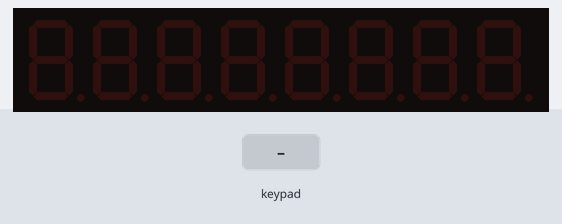
Recording of a sketch running on a simulated Arduino Uno, built with avr-gcc and run on an emulated ATmega328P. Shown: 8-digit seven-segment display. The test bench sets the inputs (shaded band). What the sketch prints to the serial monitor is not drawn.

Above: at 1.2 s.
1.3 s: keypad keys 5 4 3 2 pressed 0.4 s apart
At 2.8 s:
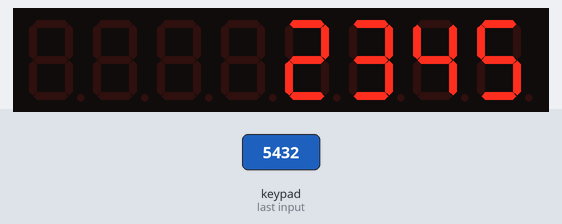
4.4 s: key '*' pressed
At 5.3 s:
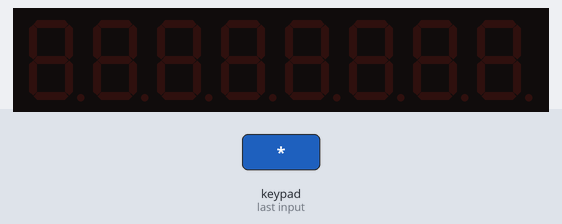
5.9 s: keypad keys 9 8 7 6 # pressed 0.4 s apart
At 8.5 s:
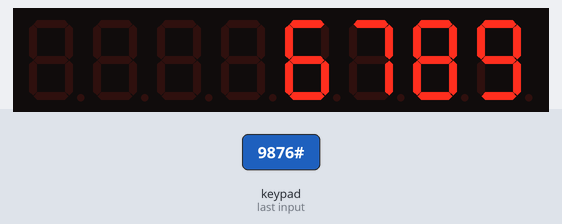
9.4 s: keypad keys 5 4 3 2 # pressed 0.4 s apart
At 11.3 s:
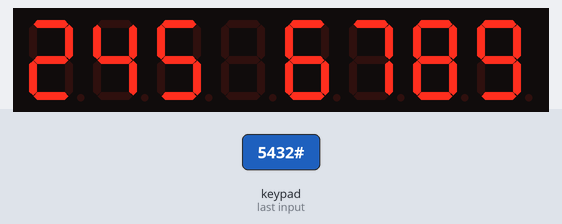
12.9 s: keypad keys 5 4 3 2 A pressed 0.4 s apart
At 13.1 s:
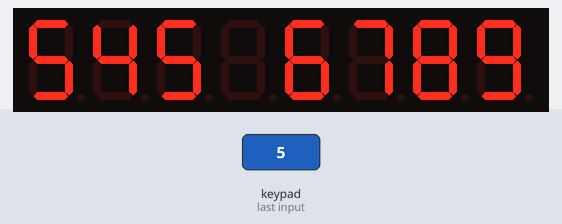
16.4 s: keypad keys 9 8 7 6 D pressed 0.4 s apart
At 17.4 s:
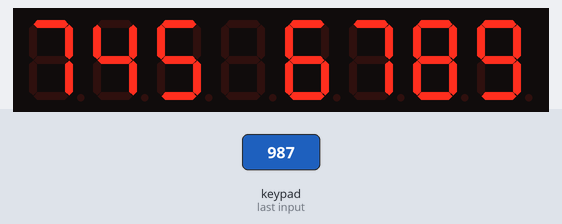
Timing chart, 0 to 19.4 s (numbered marks = the images above; inputs shaded):
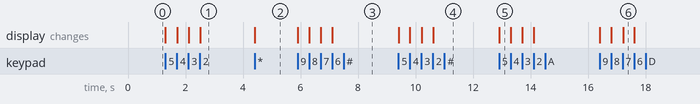

Measured:
- after the input at 1.3 s, the display: first changes at once (image 1 shows a later state)
- after the input at 4.4 s, the display: changes at once (image 2)
- after the input at 5.9 s, the display: first changes at once (image 3 shows a later state)
- after the input at 9.4 s, the display: first changes at once (image 4 shows a later state)
- after the input at 12.9 s, the display: changes at once (image 5)
- after the input at 16.4 s, the display: first changes at once (image 6 shows a later state)

The sketch:

KeypadTo7SegVer2.ino
```cpp
/* @file CustomKeypad.pde
|| @version 1.0
|| @author Alexander Brevig
|| @contact alexanderbrevig@gmail.com
||
|| @description
|| | Demonstrates changing the keypad size and key values.
|| #
*/
#include <Keypad.h>
#include "LedControl.h"
LedControl lc=LedControl(12,11,10,7);
int i = 0;    // digit selector
char code[8];

const byte ROWS = 4; //four rows
const byte COLS = 4; //four columns
//define the cymbols on the buttons of the keypads
char hexaKeys[ROWS][COLS] =
{
  {'1','2','3','A'},
  {'4','5','6','B'},
  {'7','8','9','C'},
  {'*','0','#','D'}
};

byte rowPins[ROWS] = {5, 4, 3, 2}; //connect to the row pinouts of the keypad
byte colPins[COLS] = {9, 8, 7, 6}; //connect to the column pinouts of the keypad

//initialize an instance of class NewKeypad
Keypad customKeypad = Keypad( makeKeymap(hexaKeys), rowPins, colPins, ROWS, COLS);

void setup()
{
  Serial.begin(9600);
  lc.shutdown(0,false);
  /* Set the brightness to a medium values*/
  lc.setIntensity(0,8);
  /* and clear the display */
  lc.clearDisplay(0);

}

void loop()
{

  char customKey = customKeypad.getKey();
  if (customKey)
  {
    Serial.println(customKey);
    displayValue(customKey);
    i = chooseSegment(i, customKey);
    storeValue(customKey, i);
  }


}

void displayValue(char customKey)
{
  int keypadInt = (int(customKey) - 48);
  lc.setDigit(0,i, keypadInt, false);
}

int chooseSegment(int i, char customKey)
{
  int state = customKey;

  if(customKey)       //Change digit holder up
  {
    i++;
    if(i > 7)
    {
     i = 7;
    }
  }
  if(state == 42)       //Clears display and sets carrige to first digit
  {
    lc.clearDisplay(0);
    i = 0;
  }

  if(state == 35)
  {

  }
  return i;
}

char storeValue(char customKey,int i)
{
  code[i] = customKey;
  Serial.println(code);
  return *code;
}
```
